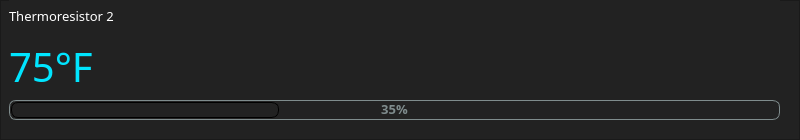
      <widget class="QFrame" name="frame_3">
       <property name="styleSheet">
        <string notr="true">QFrame {
    background: #222222
}</string>
       </property>
       <property name="frameShape">
        <enum>QFrame::StyledPanel</enum>
       </property>
       <property name="frameShadow">
        <enum>QFrame::Raised</enum>
       </property>
       <widget class="QWidget" name="verticalLayoutWidget_4">
        <property name="geometry">
         <rect>
          <x>-1</x>
          <y>-1</y>
          <width>791</width>
          <height>131</height>
         </rect>
        </property>
        <layout class="QVBoxLayout" name="verticalLayout_4">
         <property name="leftMargin">
          <number>10</number>
         </property>
         <property name="rightMargin">
          <number>10</number>
         </property>
         <property name="bottomMargin">
          <number>10</number>
         </property>
         <item>
          <widget class="QLabel" name="label_5">
           <property name="palette">
            <palette>
             <active>
              <colorrole role="WindowText">
               <brush brushstyle="SolidPattern">
                <color alpha="255">
                 <red>255</red>
                 <green>255</green>
                 <blue>255</blue>
                </color>
               </brush>
              </colorrole>
              <colorrole role="Button">
               <brush brushstyle="SolidPattern">
                <color alpha="255">
                 <red>34</red>
                 <green>34</green>
                 <blue>34</blue>
                </color>
               </brush>
              </colorrole>
              <colorrole role="Text">
               <brush brushstyle="SolidPattern">
                <color alpha="255">
                 <red>255</red>
                 <green>255</green>
                 <blue>255</blue>
                </color>
               </brush>
              </colorrole>
              <colorrole role="Base">
               <brush brushstyle="SolidPattern">
                <color alpha="255">
                 <red>34</red>
                 <green>34</green>
                 <blue>34</blue>
                </color>
               </brush>
              </colorrole>
              <colorrole role="Window">
               <brush brushstyle="SolidPattern">
                <color alpha="255">
                 <red>34</red>
                 <green>34</green>
                 <blue>34</blue>
                </color>
               </brush>
              </colorrole>
             </active>
             <inactive>
              <colorrole role="WindowText">
               <brush brushstyle="SolidPattern">
                <color alpha="255">
                 <red>255</red>
                 <green>255</green>
                 <blue>255</blue>
                </color>
               </brush>
              </colorrole>
              <colorrole role="Button">
               <brush brushstyle="SolidPattern">
                <color alpha="255">
                 <red>34</red>
                 <green>34</green>
                 <blue>34</blue>
                </color>
               </brush>
              </colorrole>
              <colorrole role="Text">
               <brush brushstyle="SolidPattern">
                <color alpha="255">
                 <red>255</red>
                 <green>255</green>
                 <blue>255</blue>
                </color>
               </brush>
              </colorrole>
              <colorrole role="Base">
               <brush brushstyle="SolidPattern">
                <color alpha="255">
                 <red>34</red>
                 <green>34</green>
                 <blue>34</blue>
                </color>
               </brush>
              </colorrole>
              <colorrole role="Window">
               <brush brushstyle="SolidPattern">
                <color alpha="255">
                 <red>34</red>
                 <green>34</green>
                 <blue>34</blue>
                </color>
               </brush>
              </colorrole>
             </inactive>
             <disabled>
              <colorrole role="WindowText">
               <brush brushstyle="SolidPattern">
                <color alpha="255">
                 <red>120</red>
                 <green>120</green>
                 <blue>120</blue>
                </color>
               </brush>
              </colorrole>
              <colorrole role="Button">
               <brush brushstyle="SolidPattern">
                <color alpha="255">
                 <red>34</red>
                 <green>34</green>
                 <blue>34</blue>
                </color>
               </brush>
              </colorrole>
              <colorrole role="Text">
               <brush brushstyle="SolidPattern">
                <color alpha="255">
                 <red>120</red>
                 <green>120</green>
                 <blue>120</blue>
                </color>
               </brush>
              </colorrole>
              <colorrole role="Base">
               <brush brushstyle="SolidPattern">
                <color alpha="255">
                 <red>34</red>
                 <green>34</green>
                 <blue>34</blue>
                </color>
               </brush>
              </colorrole>
              <colorrole role="Window">
               <brush brushstyle="SolidPattern">
                <color alpha="255">
                 <red>34</red>
                 <green>34</green>
                 <blue>34</blue>
                </color>
               </brush>
              </colorrole>
             </disabled>
            </palette>
           </property>
           <property name="font">
            <font>
             <family>Quicksand</family>
             <pointsize>10</pointsize>
            </font>
           </property>
           <property name="text">
            <string>Thermoresistor 2</string>
           </property>
          </widget>
         </item>
         <item>
          <widget class="QLabel" name="label_6">
           <property name="palette">
            <palette>
             <active>
              <colorrole role="WindowText">
               <brush brushstyle="SolidPattern">
                <color alpha="255">
                 <red>0</red>
                 <green>229</green>
                 <blue>255</blue>
                </color>
               </brush>
              </colorrole>
              <colorrole role="Button">
               <brush brushstyle="SolidPattern">
                <color alpha="255">
                 <red>34</red>
                 <green>34</green>
                 <blue>34</blue>
                </color>
               </brush>
              </colorrole>
              <colorrole role="Text">
               <brush brushstyle="SolidPattern">
                <color alpha="255">
                 <red>0</red>
                 <green>229</green>
                 <blue>255</blue>
                </color>
               </brush>
              </colorrole>
              <colorrole role="BrightText">
               <brush brushstyle="SolidPattern">
                <color alpha="255">
                 <red>0</red>
                 <green>229</green>
                 <blue>255</blue>
                </color>
               </brush>
              </colorrole>
              <colorrole role="Base">
               <brush brushstyle="SolidPattern">
                <color alpha="255">
                 <red>34</red>
                 <green>34</green>
                 <blue>34</blue>
                </color>
               </brush>
              </colorrole>
              <colorrole role="Window">
               <brush brushstyle="SolidPattern">
                <color alpha="255">
                 <red>34</red>
                 <green>34</green>
                 <blue>34</blue>
                </color>
               </brush>
              </colorrole>
             </active>
             <inactive>
              <colorrole role="WindowText">
               <brush brushstyle="SolidPattern">
                <color alpha="255">
                 <red>0</red>
                 <green>229</green>
                 <blue>255</blue>
                </color>
               </brush>
              </colorrole>
              <colorrole role="Button">
               <brush brushstyle="SolidPattern">
                <color alpha="255">
                 <red>34</red>
                 <green>34</green>
                 <blue>34</blue>
                </color>
               </brush>
              </colorrole>
              <colorrole role="Text">
               <brush brushstyle="SolidPattern">
                <color alpha="255">
                 <red>0</red>
                 <green>229</green>
                 <blue>255</blue>
                </color>
               </brush>
              </colorrole>
              <colorrole role="BrightText">
               <brush brushstyle="SolidPattern">
                <color alpha="255">
                 <red>0</red>
                 <green>229</green>
                 <blue>255</blue>
                </color>
               </brush>
              </colorrole>
              <colorrole role="Base">
               <brush brushstyle="SolidPattern">
                <color alpha="255">
                 <red>34</red>
                 <green>34</green>
                 <blue>34</blue>
                </color>
               </brush>
              </colorrole>
              <colorrole role="Window">
               <brush brushstyle="SolidPattern">
                <color alpha="255">
                 <red>34</red>
                 <green>34</green>
                 <blue>34</blue>
                </color>
               </brush>
              </colorrole>
             </inactive>
             <disabled>
              <colorrole role="WindowText">
               <brush brushstyle="SolidPattern">
                <color alpha="255">
                 <red>120</red>
                 <green>120</green>
                 <blue>120</blue>
                </color>
               </brush>
              </colorrole>
              <colorrole role="Button">
               <brush brushstyle="SolidPattern">
                <color alpha="255">
                 <red>34</red>
                 <green>34</green>
                 <blue>34</blue>
                </color>
               </brush>
              </colorrole>
              <colorrole role="Text">
               <brush brushstyle="SolidPattern">
                <color alpha="255">
                 <red>120</red>
                 <green>120</green>
                 <blue>120</blue>
                </color>
               </brush>
              </colorrole>
              <colorrole role="BrightText">
               <brush brushstyle="SolidPattern">
                <color alpha="255">
                 <red>0</red>
                 <green>229</green>
                 <blue>255</blue>
                </color>
               </brush>
              </colorrole>
              <colorrole role="Base">
               <brush brushstyle="SolidPattern">
                <color alpha="255">
                 <red>34</red>
                 <green>34</green>
                 <blue>34</blue>
                </color>
               </brush>
              </colorrole>
              <colorrole role="Window">
               <brush brushstyle="SolidPattern">
                <color alpha="255">
                 <red>34</red>
                 <green>34</green>
                 <blue>34</blue>
                </color>
               </brush>
              </colorrole>
             </disabled>
            </palette>
           </property>
           <property name="font">
            <font>
             <family>Quicksand</family>
             <pointsize>30</pointsize>
            </font>
           </property>
           <property name="text">
            <string>75°F</string>
           </property>
          </widget>
         </item>
         <item>
          <widget class="QProgressBar" name="progressBar_2">
           <property name="palette">
            <palette>
             <active>
              <colorrole role="Button">
               <brush brushstyle="SolidPattern">
                <color alpha="255">
                 <red>34</red>
                 <green>34</green>
                 <blue>34</blue>
                </color>
               </brush>
              </colorrole>
              <colorrole role="Text">
               <brush brushstyle="SolidPattern">
                <color alpha="255">
                 <red>127</red>
                 <green>140</green>
                 <blue>141</blue>
                </color>
               </brush>
              </colorrole>
              <colorrole role="Base">
               <brush brushstyle="SolidPattern">
                <color alpha="255">
                 <red>34</red>
                 <green>34</green>
                 <blue>34</blue>
                </color>
               </brush>
              </colorrole>
              <colorrole role="Window">
               <brush brushstyle="SolidPattern">
                <color alpha="255">
                 <red>34</red>
                 <green>34</green>
                 <blue>34</blue>
                </color>
               </brush>
              </colorrole>
             </active>
             <inactive>
              <colorrole role="Button">
               <brush brushstyle="SolidPattern">
                <color alpha="255">
                 <red>34</red>
                 <green>34</green>
                 <blue>34</blue>
                </color>
               </brush>
              </colorrole>
              <colorrole role="Text">
               <brush brushstyle="SolidPattern">
                <color alpha="255">
                 <red>127</red>
                 <green>140</green>
                 <blue>141</blue>
                </color>
               </brush>
              </colorrole>
              <colorrole role="Base">
               <brush brushstyle="SolidPattern">
                <color alpha="255">
                 <red>34</red>
                 <green>34</green>
                 <blue>34</blue>
                </color>
               </brush>
              </colorrole>
              <colorrole role="Window">
               <brush brushstyle="SolidPattern">
                <color alpha="255">
                 <red>34</red>
                 <green>34</green>
                 <blue>34</blue>
                </color>
               </brush>
              </colorrole>
             </inactive>
             <disabled>
              <colorrole role="Button">
               <brush brushstyle="SolidPattern">
                <color alpha="255">
                 <red>34</red>
                 <green>34</green>
                 <blue>34</blue>
                </color>
               </brush>
              </colorrole>
              <colorrole role="Text">
               <brush brushstyle="SolidPattern">
                <color alpha="255">
                 <red>120</red>
                 <green>120</green>
                 <blue>120</blue>
                </color>
               </brush>
              </colorrole>
              <colorrole role="Base">
               <brush brushstyle="SolidPattern">
                <color alpha="255">
                 <red>34</red>
                 <green>34</green>
                 <blue>34</blue>
                </color>
               </brush>
              </colorrole>
              <colorrole role="Window">
               <brush brushstyle="SolidPattern">
                <color alpha="255">
                 <red>34</red>
                 <green>34</green>
                 <blue>34</blue>
                </color>
               </brush>
              </colorrole>
             </disabled>
            </palette>
           </property>
           <property name="font">
            <font>
             <family>Quicksand</family>
             <pointsize>10</pointsize>
             <weight>75</weight>
             <bold>true</bold>
            </font>
           </property>
           <property name="styleSheet">
            <string notr="true">QProgressBar {
	border: 1px solid #7F8C8D;
	text-align: top;
	padding: 1px;
	border-radius: 7px;
	background: #222222;
	height: 15px;
	text-color: #d3d3d3
}

QProgressBar::chunk {
	background: qlineargradient(x1: 0, y1: 0,    x2: 0, y2: 1,
    stop:0 #E0F7FA, stop:1 #70EEFD);
	background: qlineargradient(x1: 0, y1: 0.2,    x2: 1, y2: 1,
    stop:0 #70EEFD, stop:1 #00E5FF);
	border-radius: 7px;
	border: 1px solid black;
}</string>
           </property>
           <property name="value">
            <number>35</number>
           </property>
           <property name="alignment">
            <set>Qt::AlignCenter</set>
           </property>
          </widget>
         </item>
        </layout>
       </widget>
      </widget>
